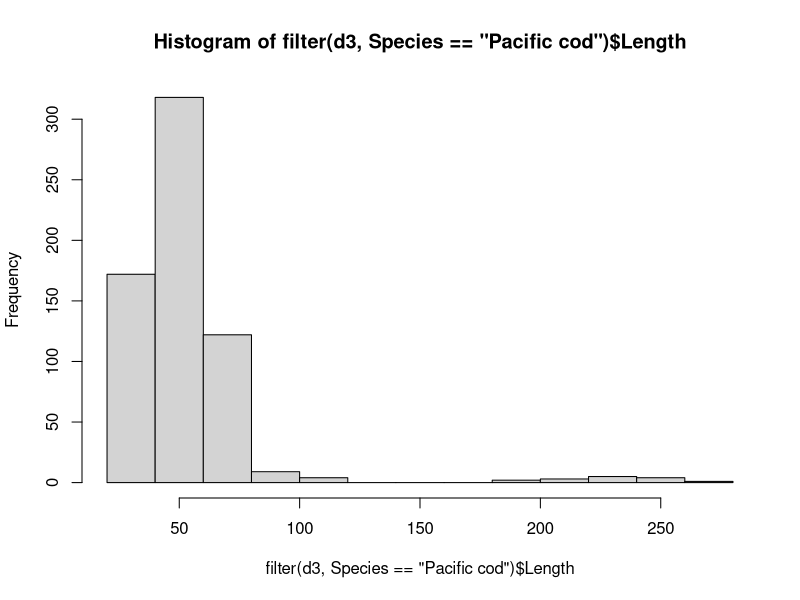

Generate this figure with R: (Note: this script raises an error after producing the figure.)
# add 2021 data to models of cod and pollock abundance

# updated at the end of the script to update with 2022 data
# updated at the end of the script to update with 2023 data
# updated at end of script (around line 580) with 2024 data

library(tidyverse)

# load cod/pollock data for 2006-2020
d1 <- read.csv("./data/cpue.data.csv")
head(d1)

# load 2021 cpue data
d2 <- read.csv("./data/cpue_2021.csv")
head(d2)
str(d2)

# change years that were incorrectly entered as 2020 - enter as 2021
d2$year <- 2021

# change date to julian
d2$julian <- lubridate::yday(as.POSIXct(paste(d2$year, d2$month, d2$day, sep = "-")))

# examine spp. names 
unique(d2$species)

# total fish caught
sum(d2$CPUE)


# need to remove age-1 cod
d3 <- read.csv("./data/length_2021.csv")
head(d3)
unique(d3$Species)
hist(filter(d3, Species == "Pacific cod")$Length)

# clear break with age 1 >> 150mm

age.1 <- d3 %>%
  filter(Species == "Pacific cod", Length > 150) %>%
  group_by(Site) %>%
  summarize(cod.age.1 = n())
age.1

# clean up names to match d1
names(d2)[5:6] <- c("site", "bay")

# restrict d2 to cod and pollock
d2 <- d2 %>%
  filter(species %in% c("Pacific cod", "walleye pollock")) %>%
  select(Station, year, bay, site, julian, species, CPUE) %>%
  pivot_wider(names_from = species, values_from = CPUE)

# remove age-1 cod
names(age.1)[1] <- "site"

unique(d2$site)
unique(age.1$site)

d2 <- left_join(d2, age.1)

# replace NAs with 0
change <- is.na(d2)
d2[change] <- 0

# clean up again
d2 <- d2 %>%
  mutate(cod.age.0 = `Pacific cod` - cod.age.1) %>%
  mutate(pollock.age.0 = `walleye pollock`) %>%
  select(-`Pacific cod`, -cod.age.1, -`walleye pollock`, -year, -julian, -bay, -site)

# now we need to join to site data to account for sets with no cod or pollock caught
d4 <- read.csv("./data/site_2021.csv")

# change years that were incorrectly entered as 2020 - enter as 2021
d4$year <- 2021

# change date to julian
d4$julian <- lubridate::yday(as.POSIXct(paste(d4$year, d4$month, d4$day, sep = "-")))

# clean up 
d4 <- d4 %>%
  filter(use.for.CPUE == "yes") %>%
  select(Station, year, Bay, Site, julian) %>%
  mutate(Station = as.integer(as.character(Station)))

d4 <- left_join(d4, d2)

# replace NA with 0
change <- is.na(d4)
d4[change] <- 0

# finally, clean up d1/d4 and combine
d1 <- d1 %>%
  select(-temperature)

d4 <- d4 %>%
  select(-Station)

names(d4)[2:3] <- c("bay", "site")

dat <- rbind(d1, d4)

# hot dog

## add 2021 Cooks / Anton's data------------------------------------------------
d5 <- read.csv("./data/Kodiak gadid CPUE 2006-2021.csv")

head(d5)

# clean up to combine with dat
# change to julian day
d5$julian <- lubridate::yday(as.POSIXct(d5$Date, format = "%m/%d/%Y"))

d5 <- d5 %>% 
  filter(Year == 2021) %>%
  select(Year, Region, Site.Name, julian, Pacific.cod, Pollock)

# reset names
names(d5) <- names(dat)

# check for uniform names
unique(d5$bay)
unique(dat$bay)


check.sites <- data.frame(dat = c(str_sort(site.dat), NA),
                          d5 = str_sort(site.d5))

# aha! d5 has "Middle cove" and "Middle Cove"
change <- d5$site == "Middle cove"
d5$site[change] <- "Middle Cove"

# check that worked
site.dat <- unique(filter(dat, bay %in% c("Cook Bay", "Anton Larson Bay"))$site)
site.d5 <-  unique(d5$site)
check.sites <- data.frame(dat = str_sort(site.dat),
                          d5 = str_sort(site.d5))
check.sites

# hot dog

# combine
dat <- rbind(dat, d5)

# check
g <- ggplot(dat) +
  aes(x = year, y = cod.age.0, color = site) +
  geom_point() +
  facet_wrap( ~ bay) +
  theme(legend.position = "none")
print(g)

# some messy names

# first, remove Caton Harbor and NE Harbor (Sanak)
dat <- dat %>%
  filter(bay != "Caton Harbor", bay != "NE Harbor")

# clean up names!

change <- dat$bay == "Cook Bay"
dat$bay[change] <- "Cook"

change <- dat$bay == "Anton Larson Bay"
dat$bay[change] <- "Anton Larsen"

# see what's going on with Agripina
unique(dat$bay) # the famous trailing space!

change <- dat$bay == "Agripina "
dat$bay[change] <- "Agripina"

change <- dat$bay == "Japanese Bay"
dat$bay[change] <- "Japanese"

change <- dat$bay == "Kaiugnak Bay"
dat$bay[change] <- "Kaiugnak"

change <- dat$bay == "Pt Wrangell"
dat$bay[change] <- "Port Wrangell"

change <- dat$bay == "Rodmans Reach"
dat$bay[change] <- "Rodman Reach"

# check again
g <- ggplot(dat) +
  aes(x = year, y = cod.age.0, color = site) +
  geom_point() +
  facet_wrap( ~ bay) +
  theme(legend.position = "none")
print(g)

# bays are good - now check sites
str_sort(unique(dat$site))

# looks like some repeat Rodman Reach names
View(filter(dat, bay == "Rodman Reach"))
# yes - the site names are different in 2021

change <- dat$site == "Rod-1"
dat$site[change] <- "RR-1"

change <- dat$site == "Rod-2"
dat$site[change] <- "RR-2"

change <- dat$site == "Rod-4"
dat$site[change] <- "RR-4"

change <- dat$site == "Rod-5"
dat$site[change] <- "RR-5"

change <- dat$site == "Rod-6"
dat$site[change] <- "RR-6"

# check again
str_sort(unique(dat$site))

filter(dat, site == "Rod-1")

### add 2022 data ----------------------------

# load 2022 wGOA cpue data
d6 <- read.csv("./data/cpue2022.csv")

# change date to julian
d6$julian <- lubridate::yday(as.POSIXct(paste(d6$year, d6$month, d6$day, sep = "-")))

# examine spp. names 
unique(d6$species)

# need to check for age-1 cod
d7 <- read.csv("./data/length2022.csv")
head(d7)
unique(d7$species)
hist(filter(d7, species == "Pacific cod")$length)
# none!

hist(filter(d7, species == "walleye pollock")$length)
# one - need to remove anything < 100 mm

age.1 <- d7 %>%
  filter(species == "walleye pollock", length > 100) %>%
  group_by(Site) %>%
  summarize(pollock.age.1 = n())
age.1

# clean up names to match d1
names(d6)[6:7] <- c("site", "bay")

# restrict d6 to cod and pollock
d6 <- d6 %>%
  filter(species %in% c("Pacific cod", "walleye pollock")) %>%
  select(Station, year, bay, site, julian, species, CPUE) %>%
  pivot_wider(names_from = species, values_from = CPUE)

# remove age-1 pollock
names(age.1)[1] <- "site"

unique(d6$site)
unique(age.1$site)

d6 <- left_join(d6, age.1)

# replace NAs with 0
change <- is.na(d6)
d6[change] <- 0

# clean up again
d6 <- d6 %>%
  mutate(cod.age.0 = `Pacific cod`) %>%
  mutate(pollock.age.0 = `walleye pollock` - pollock.age.1) %>%
  select(-`Pacific cod`, -pollock.age.1, -`walleye pollock`, -year, -julian, -bay, -site)

# now we need to join to site data to account for sets with no cod or pollock caught
d8 <- read.csv("./data/site2022.csv")


# change date to julian
d8$julian <- lubridate::yday(as.POSIXct(d8$Date, format = "%m/%d/%Y"))

# clean up 
d8 <- d8 %>%
  mutate(year = 2022) %>%
  filter(use.for.CPUE == "yes") %>%
  select(Station, year, Bay, Site, julian) %>%
  mutate(Station = as.integer(as.character(Station)))

d8 <- left_join(d8, d6)

# replace NA with 0
change <- is.na(d8)
d8[change] <- 0

# remove Chief Cove and May samples
d8 <- d8 %>%
  filter(Bay != "Chief Cove",
         julian > 151)

# clean up 
d8 <- d8 %>%
  select(-Station)

names(d8)[2:3] <- c("bay", "site")

dat <- rbind(dat, d8)

## add 2022 Cook / Anton's data-------------------
d9 <- read.csv("./data/Kodiak 2022 seine data - gadid and salmonid.csv")

head(d9)

# clean up to combine with dat
# change to julian day
d9$julian <- lubridate::yday(as.POSIXct(d9$Date, format = "%m/%d/%Y"))

d9 <- d9 %>%
  arrange(desc(X.1..Pacific.cod))
head(d9)

d9 <- d9 %>% 
  filter(Year == 2022) %>%
  select(Year, Region, Site.Name, julian, X..Pacific.cod, X..Pollock) %>%
  rename(Pacific.cod = X..Pacific.cod,
         Pollock = X..Pollock)

# reset names
names(d9) <- names(dat)

unique(d9$bay)
unique(dat$bay)

change <- d9$bay == "Cook Bay"
d9$bay[change] <- "Cook"


change <- d9$bay == "Anton Larson Bay"
d9$bay[change] <- "Anton Larsen"

# change Anton Larsen spelling in dat
change <- dat$bay == "Anton Larson"
dat$bay[change] <- "Anton Larsen"


unique(d9$site)
unique(dat$site)

change <- d9$site == "laminaria #2"
d9$site[change] <- "Laminaria #2"

change <- d9$site == "Middle cove"
d9$site[change] <- "Middle Cove"

change <- dat$site == "Mitro-1"
dat$site[change] <- "Mit-1"

change <- dat$site == "Mitro-2"
dat$site[change] <- "Mit-2"

change <- dat$site == "Mitro-3"
dat$site[change] <- "Mit-3"

change <- dat$site == "Mitro-4"
dat$site[change] <- "Mit-4"

change <- dat$site == "Mitro-5"
dat$site[change] <- "Mit-5"

change <- dat$site == "Mitro-6"
dat$site[change] <- "Mit-6"

change <- dat$bay == "Kiluida"
dat$bay[change] <- "Kiliuda"

change <- dat$bay == "Pt Wrangell"
dat$bay[change] <- "Port Wrangell"

# check that worked
site.dat <- unique(filter(dat, bay %in% c("Cook", "Anton Larsen"))$site)
site.d9 <-  unique(d9$site)
check.sites <- data.frame(dat = str_sort(site.dat),
                          d9 = str_sort(site.d9))

# combine
dat <- rbind(dat, d9)

# check
g <- ggplot(dat) +
  aes(x = year, y = cod.age.0, color = site) +
  geom_point() +
  facet_wrap( ~ bay) +
  theme(legend.position = "none")
print(g)

### add 2023 data ----------------------------

# load 2023 wGOA cpue data
d10 <- read.csv("./data/cpue2023.csv")

# change date to julian
d10$julian <- lubridate::yday(as.POSIXct(d10$date, format = "%m/%d/%Y"))

# examine spp. names 
unique(d10$species)

# need to check for age-1 cod
d11 <- read.csv("./data/length2023.csv")
head(d11)
unique(d11$species)
hist(filter(d11, species == "Pacific cod")$length)

#make this into a nice histogram for ESASS talk
cod23len <- filter(d11, species == "Pacific cod")
head(cod23len)
count(cod23len)

library(patchwork)
library(tidyverse)
library(lubridate)
library(ggplot2)

ggplot(cod23len, aes(length, fill =(species))) +
  geom_histogram(binwidth = 10) +
  xlab("Total Length (mm)")+
  xlim(0,250) +
  ylab("Count") +
  theme_bw() +
  theme(legend.position = "none") +
  labs(title = "Pacific cod from beach seines in 2023 (n = 1029)")


# clear break with age 1 >= 139mm
#now isolate age-1

age.1 <- d11 %>%
  filter(species == "Pacific cod", length > 120) %>%
  group_by(Site) %>%
  summarize(cod.age.1 = n())
age.1

# clean up column names to match d1
names(d11)[3:4] <- c("site", "bay")
names(d10)[6:7] <- c("site", "bay")

# restrict cpue file, d10, to cod and pollock
d10 <- d10 %>%
  filter(species %in% c("Pacific cod", "walleye pollock")) %>%
  select(Station, year, bay, site, julian, species, CPUE) %>%
  pivot_wider(names_from = species, values_from = CPUE)

# remove age-1 cod
names(age.1)[1] <- "site"

unique(d10$site)
unique(age.1$site)

d10 <- left_join(d10, age.1)

# replace NAs with 0
change <- is.na(d10)
d10[change] <- 0

##check if age-1 pollock
hist(filter(d11, species == "walleye pollock")$length)

#need to remove pollock > 100mm
#first isolate age-1 pollock

age.1p <- d11 %>%
  filter(species == "walleye pollock", length > 100) %>%
  group_by(site) %>%
  summarize(pollock.age.1 = n())
age.1p

# remove age-1 pollock
names(age.1p)[1] <- "site"

unique(d10$site)
unique(age.1p$site)

d10 <- left_join(d10, age.1p)

# replace NAs with 0
change <- is.na(d10)
d10[change] <- 0

# clean up again
d10 <- d10 %>%
  mutate(cod.age.0 = `Pacific cod` - cod.age.1) %>%
  mutate(pollock.age.0 = `walleye pollock` - pollock.age.1) 
head(d10)
##here I removed code that selected to remove year, cod.age.0, bay, etc
##not sure if this will mess up data joining or not

# now we need to join to site data to account for sets with no cod or pollock caught
d12 <- read.csv("./data/site2023.csv")

# change date to julian
d12$julian <- lubridate::yday(as.POSIXct(d12$Date, format = "%m/%d/%Y"))

# clean up 
d12 <- d12 %>%
  mutate(year = 2023) %>%
  filter(use.for.CPUE == "yes") %>%
  select(Station, year, Bay, Site, julian) %>%
  mutate(Station = as.integer(as.character(Station)))

d12 <- left_join(d12, d10)

# replace NA with 0
change <- is.na(d12)
d12[change] <- 0

# remove Chief Cove and May samples
d12 <- d12 %>%
  filter(Bay != "Chief Cove",
         julian > 151)

# clean up 
d12 <- d12 %>%
  select(-Station)

names(d12)[2:3] <- c("bay", "site")
unique(d12$bay)
unique(d12$site)
head(d12)
#there are 2 columns with name bay and 2 columns with name site
#need to rename columns 5 and 6
names(d12)[5:6] <- c("Bay", "Site")
head(d12)

#want to make d12 have only 6 columns so matches 'dat'
d12a <- d12 %>%
  select(year, bay, site, julian, cod.age.0, pollock.age.0)
head(d12a)
unique(d12$site)

dat <- rbind(dat, d12a)
head(dat)
#hot dog!

## add 2023 Cook / Anton's data-------------------
d13 <- read.csv("./data/Kodiak_2023_seine_data_gadid_and_pinks.csv")

head(d13)

# clean up to combine with dat
# change to julian day
d13$julian <- lubridate::yday(as.POSIXct(d13$Date, format = "%m/%d/%Y"))

d13 <- d13 %>%
  select(year, bay, site, julian, cod.age.0, pollock.age.0)
head(d13)

# reset names
names(d13) <- names(dat)

#check for repeat names
unique(d13$bay)
unique(dat$bay)
unique(d13$site)
unique(dat$site)

#none found, so don't need anything like next 2 lines
#change <- d9$bay == "Cook Bay"
#d9$bay[change] <- "Cook"

# check that worked
site.dat <- unique(filter(dat, bay %in% c("Cook", "Anton Larsen"))$site)
site.d13 <-  unique(d13$site)
check.sites <- data.frame(dat = str_sort(site.dat),
                          d13 = str_sort(site.d13))

# combine
dat <- rbind(dat, d13)

# check
g <- ggplot(dat) +
  aes(x = year, y = cod.age.0, color = site) +
  geom_point() +
  facet_wrap( ~ bay) +
  theme(legend.position = "none")
print(g)

# save
write.csv(dat, "./data/age.0_cod_pollock_seine_cpue.csv")
